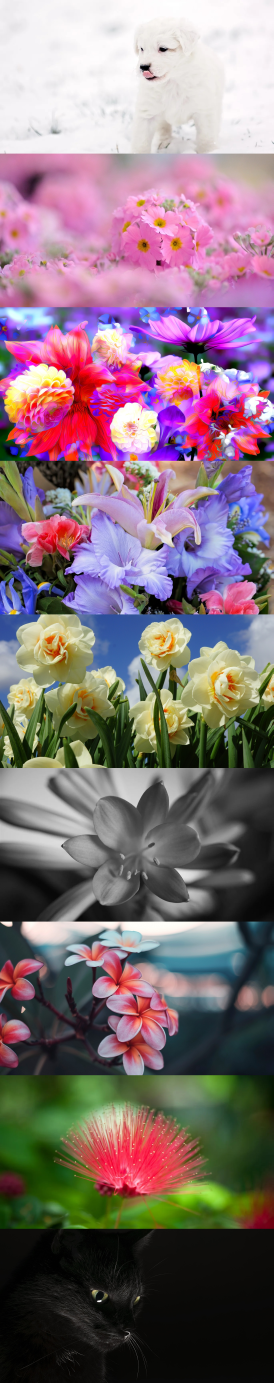
#> input picture 1/atlas.jpg, 1366 x 6912 px (shown at 1/5 size)
$ jupyter execute --allow-errors CompVis1.ipynb
#> lines starting #> are read from the running program, lines starting #| are printed output that depends on the picture
[cell 1]
import cv2
import matplotlib.pyplot as plt
import numpy as np

[cell 2]
# Чтение изображения
im = cv2.imread(r'/content/OpenCV/flower.png')
#> (the rest of this cell did not finish here and is left out)

#> (a cell that did not finish here is left out)

Открыть группу изображений (прочитать список из файла) и составить из них атлас
(все изображения приводятся к одинаковому размеру и собираются в одно;

a. Упорядочить изображения по средней яркости – более темные внизу атласа,
светлые наверху (либо по наличию какого-либо определенного оттенка в
изображениях)

b. Не приводить изображения к общему размеру, а разместить оптимальным
образом, минимизируя просветы между ними

[cell 4]
from google.colab import files
uploaded = files.upload()
#> the answer given: atlas.jpg
image_paths = list(uploaded.keys())

[cell 5]
def calculate_average_brightness(image):
    gray = cv2.cvtColor(image, cv2.COLOR_BGR2GRAY) # делаем изображение более простым для обработки, избавляясь от цветовой информации
    return np.mean(gray) # среднее значение всех пикселей. Чем больше значение, тем светлее изображение

def create_atlas(images, atlas_width):
    max_height = max(image.shape[0] for image in images) # для создания одной строки в атласе
    total_height = 0
    row_images = []
    current_width = 0

    # Создаем пустой атлас
    atlas = np.zeros((max_height * len(images), atlas_width, 3), dtype=np.uint8) # RGB

    for img in images:
        h, w = img.shape[:2] # размеры текущего изображения
        if current_width + w > atlas_width: # если изображение не помещается, то перекидываем на новую строку и обновляем высоту
            total_height += max_height
            current_width = 0

        atlas[total_height:total_height + h, current_width:current_width + w] = img
        current_width += w

    return atlas[:total_height + max_height, :current_width]

def build_atlas(atlas):
  plt.figure(figsize=(12, 8))
  plt.imshow(atlas)
  plt.axis('off')
  plt.title('Image Atlas')
  plt.show()

def reading_images():  # Считываем изображения и вычисляем их яркость
  images = []
  for path in image_paths:
    img = cv2.imread(path)
    if img is not None: # на всякий случай)
        images.append(img)
  return images

images = reading_images()
#> in reading_images, img is the input picture: shape (6912, 1366, 3); mean B, G, R 119.7, 112.6, 132.1
#> images = 1 item

# Упорядочиваем изображения по средней яркости
images.sort(key=lambda x: calculate_average_brightness(x), reverse=True) # Сортировка: светлые сверху, темные снизу
#> in calculate_average_brightness, `gray = cv2.cvtColor(image, cv2.COLOR_BGR2GRAY)`:
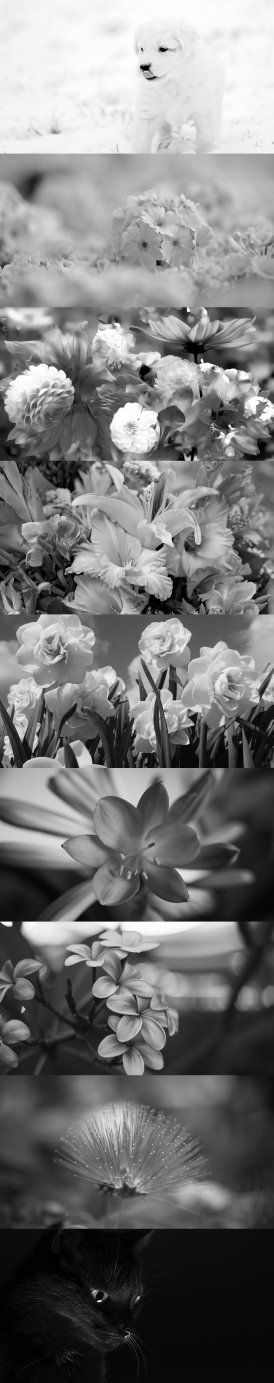
#> gray: shape (6912, 1366) (shown at 1/5 size); min 0, max 255, mean 119.3

# Создаем атлас
atlas_width = 1366
atlas = create_atlas(images, atlas_width)
#> in create_atlas, `max_height = max(image.shape[0] for image in images)`: max_height = 6912
#> in create_atlas, `atlas = np.zeros((max_height * len(images), atlas_width, 3), dtype=np...`: atlas: shape (6912, 1366, 3); every value is 0
#> the loop in create_atlas, `for img in images:` made 1 pass
#> (h, w, current_width) on pass 1: (6912, 1366, 1366)
#> after the loop in create_atlas, `for img in images:`: current_width = 1366; total_height = 0
build_atlas(atlas)


cv2.imwrite('atlas.jpg', atlas)
#> Out = True

[cell 6]
def short_handler(func):
  images = reading_images()
  images.sort(key=lambda x: func(x), reverse=True)
  build_atlas(create_atlas(images, 1366))

def calculate_average_brightness_yuv(image):
    yuv = cv2.cvtColor(image, cv2.COLOR_BGR2YUV)
    return np.mean(yuv[:, :, 0])  # Используем только Y-канал для яркости

def calculate_histogram_brightness(image):
    gray = cv2.cvtColor(image, cv2.COLOR_BGR2GRAY)
    hist = cv2.calcHist([gray], [0], None, [256], [0, 256]) # Взять среднее значение от гистограммы для определения яркости
    return np.sum(hist * np.arange(256)) / np.sum(hist)

[cell 7]
short_handler(calculate_average_brightness_yuv)
#> in short_handler, `images = reading_images()`: images = 1 item
#> in calculate_average_brightness_yuv, `yuv = cv2.cvtColor(image, cv2.COLOR_BGR2YUV)`: yuv: shape (6912, 1366, 3); mean of channels 0, 1, 2 119.3, 128.2, 139.1
#> the loop in create_atlas (call 2), `for img in images:` made 1 pass

[cell 8]
short_handler(calculate_histogram_brightness) # работает плохо как видно
#> in calculate_histogram_brightness, `hist = cv2.calcHist([gray], [0], None, [256], [0, 256])`: hist = 256 values, max 172284 at index 8, min 6530 at index 255, mean 36882
